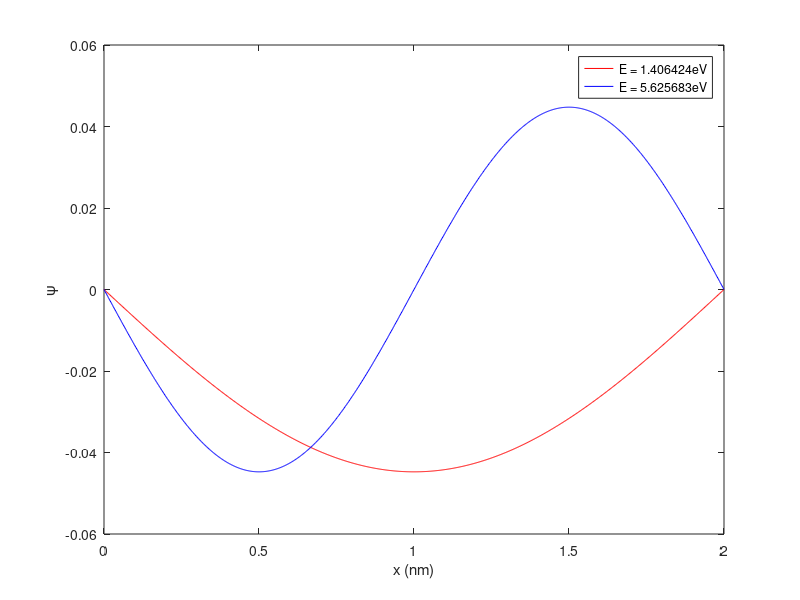

This chart was generated by the following MATLAB code:
clc;
clear all;
close all;
W = 2e-9;
N = 1000;
x = linspace(0,W,N)';

% Coordinate vector
dx = x(2) - x(1);

%fundamental constants
h = 6.626e-34; %m2kg/s
hbar = h/(2*pi);
m0 = 9.1e-31; %kg
meff = 0.067*m0; %effective mass

%hamiltonion
%discrete double derivative matrix or laplacian matrix
%f''(x) = (f(x-h) - 2f(x) + f(x+h))/h^2
lap = (-2*diag(ones(N,1)) + diag(ones(N-1,1),1) + diag(ones(N-1,1),-1))/(dx^2);

%to enforce boundary conditions
%psi(0),psi(W) = 0 the hamiltonion must be adjusted
lap(1,1) = 0 ; lap(1,2) = 0; lap(2,1) = 0;
lap(N-1,N) = 0; lap(N,N-1) = 0; lap(N,N) = 0;

H=(-hbar^2/(2*meff))*lap; %potential is zero in the well 

%solve the eigen value problem H*psi = E*psi; i.e time independent Schrodinger 
%equation

[psi,E] = eig(H);
Eev = diag(E)/1.6e-19;
figure
plot(x/1e-9,psi(:,3),'r',x/1e-9,psi(:,4),'b'); 
str1 = sprintf('E = %feV',Eev(3));
str2 = sprintf('E = %feV',Eev(4));
xlabel('x (nm)')
ylabel('\psi')
legend(str1,str2)